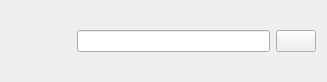
<?xml version="1.0" encoding="UTF-8"?>
<ui version="4.0">
 <class>lyricItem</class>
 <widget class="QWidget" name="lyricItem">
  <property name="geometry">
   <rect>
    <x>0</x>
    <y>0</y>
    <width>327</width>
    <height>74</height>
   </rect>
  </property>
  <property name="windowTitle">
   <string>Form</string>
  </property>
  <property name="styleSheet">
   <string notr="true"> QWidget#lyricItem
       {color: silver;
         background-image:url(:/icons/texture.png), linear-gradient(hsla(0,0%,32%,.99), hsla(0,0%,27%,.95));
        selection-background-color:#3d8ec9;
        selection-color: black; background-clip: border;
        border-image: none; outline: 0;}</string>
  </property>
  <layout class="QHBoxLayout" name="horizontalLayout">
   <item>
    <widget class="QLabel" name="cover">
     <property name="minimumSize">
      <size>
       <width>60</width>
       <height>60</height>
      </size>
     </property>
     <property name="maximumSize">
      <size>
       <width>60</width>
       <height>60</height>
      </size>
     </property>
     <property name="text">
      <string/>
     </property>
    </widget>
   </item>
   <item>
    <layout class="QVBoxLayout" name="verticalLayout">
     <item>
      <widget class="QLineEdit" name="url"/>
     </item>
    </layout>
   </item>
   <item>
    <widget class="QPushButton" name="showLyrics">
     <property name="sizePolicy">
      <sizepolicy hsizetype="Maximum" vsizetype="Fixed">
       <horstretch>0</horstretch>
       <verstretch>0</verstretch>
      </sizepolicy>
     </property>
     <property name="toolTip">
      <string>showLyrics</string>
     </property>
     <property name="text">
      <string/>
     </property>
     <property name="icon">
      <iconset resource="icons.qrc">
       <normaloff>:/icons/others/eye.png</normaloff>:/icons/others/eye.png</iconset>
     </property>
    </widget>
   </item>
  </layout>
 </widget>
 <resources>
  <include location="icons.qrc"/>
 </resources>
 <connections/>
</ui>
